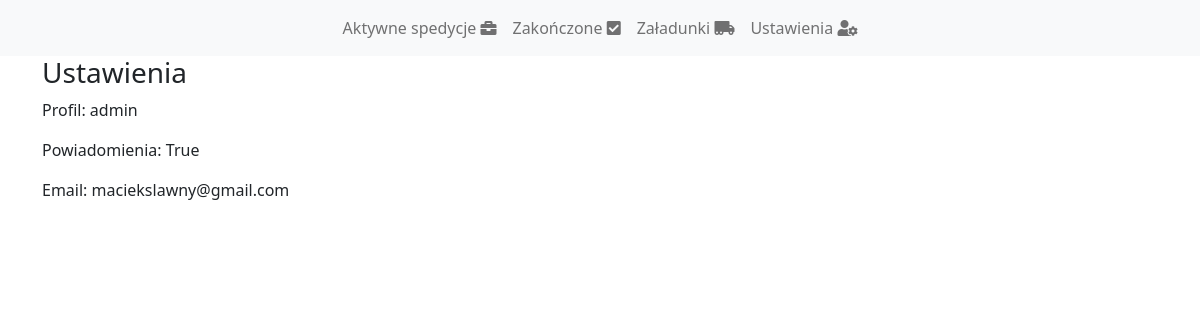
/teczka/ustawienia (signed in), run on the app's committed database.
### teczka/models.py (models this page shows, shortened)
class Profile(models.Model):
    user = models.OneToOneField(settings.AUTH_USER_MODEL, on_delete=models.CASCADE)
    notifications = models.BooleanField(blank=True, default=False)
    email = models.CharField(max_length=50, blank=True)

### teczka/views.py (the view)
# urls.py: path('ustawienia', views.settings, name='settings'),
def settings(request):
    now = datetime.datetime.today().replace(tzinfo=datetime.timezone.utc)
    profile = get_object_or_404(Profile, user=request.user)
    return render(request, 'settings.html', {'profile': profile})

### teczka/templates/settings.html
{% extends "base.html" %}
{% block content %}
<h3>Ustawienia</h3>
<p>Profil: {{profile.user}}</p>
<p>Powiadomienia: {{profile.notifications}}</p>
<p>Email: {{profile.email}}</p>
{% endblock %}

### data on the page
Profile: user "admin", notifications "True", email "maciekslawny@gmail.com"
